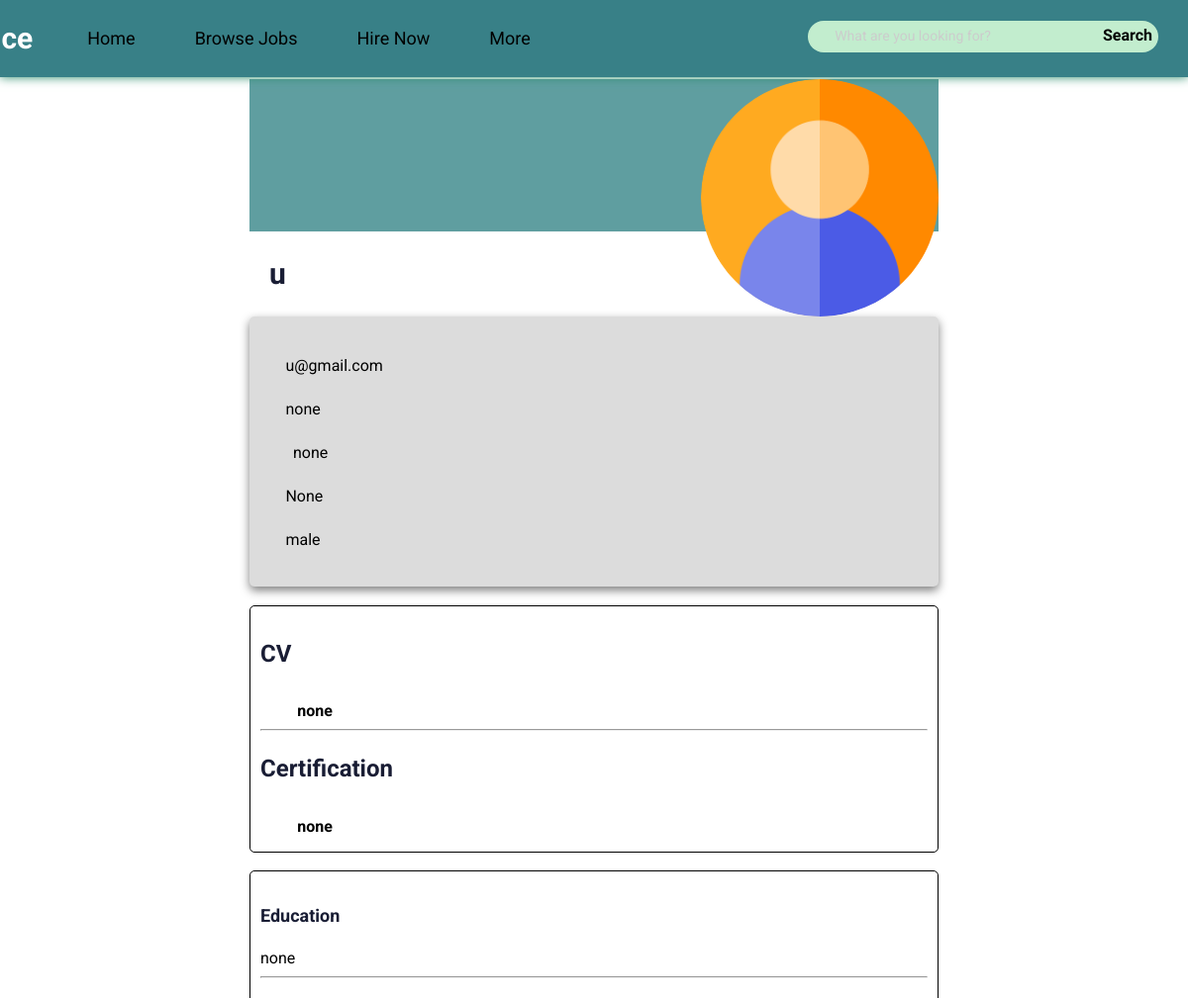
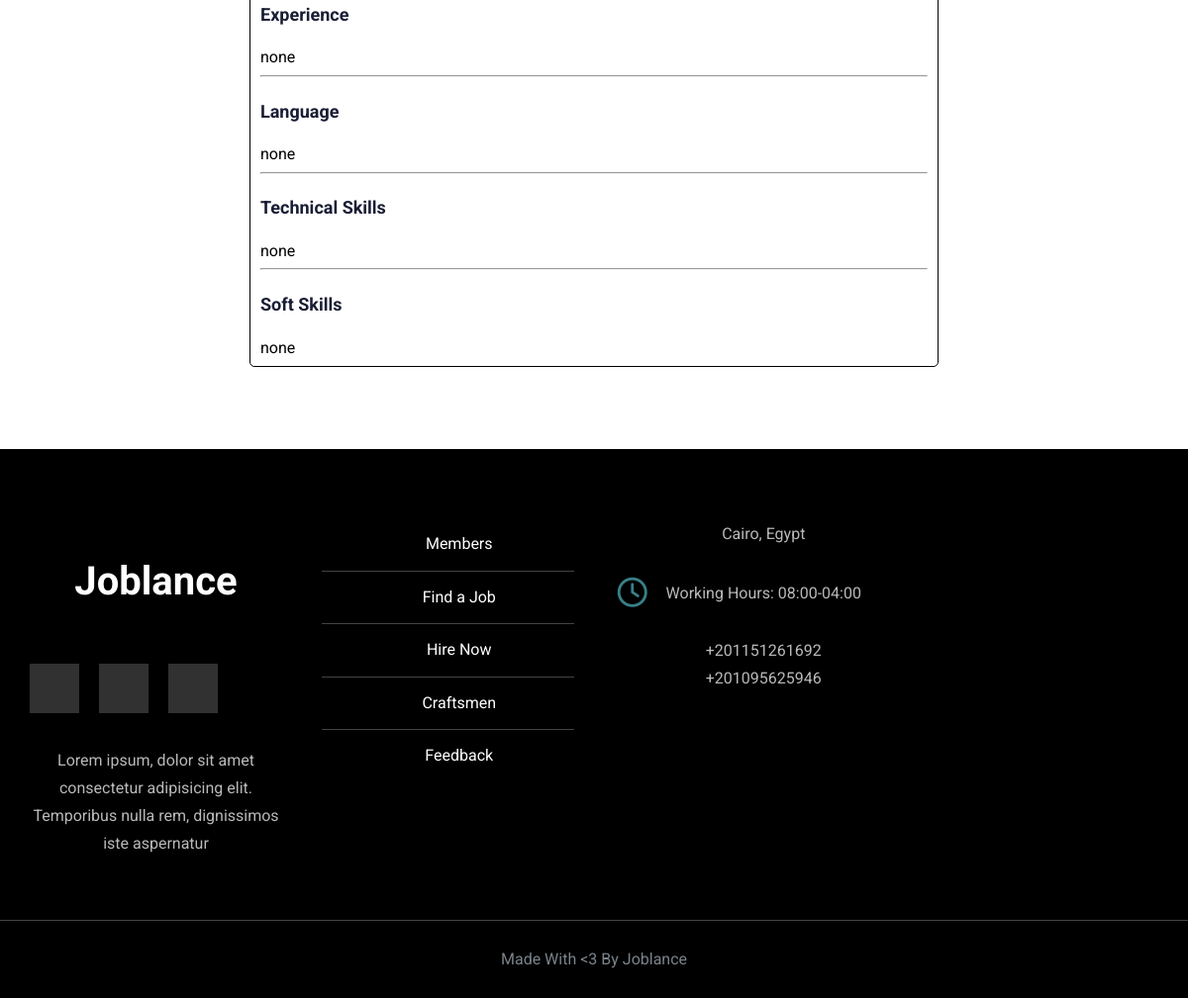
Screenshot of /profile/14 with the database file from the repository (2 pictures, top to bottom).
### profiles/models.py (models this page shows, shortened)
class Profile(models.Model):
    image =models.ImageField(default='user.png', upload_to=image_upload )
    user =models.OneToOneField(User, on_delete=models.CASCADE)
    slug=models.SlugField(null=True ,blank=True)
    email=models.EmailField(max_length=30 , default='none')
    phone_number=models.CharField(max_length=15 ,default='none')
    city=models.CharField(max_length=30 ,default='none')
    gender=models.CharField(max_length=15 ,default='male')
    education=models.CharField(default='none',max_length=200)
    tecskill=models.CharField(default='none',max_length=200)
    softskill=models.CharField(default='none',max_length=200)
    language=models.CharField(default='none',max_length=200)
    experience=models.CharField(default='none',max_length=400)
    bio=models.TextField(default='none')
    dob=models.DateField(blank=True,null=True)
    cv=models.FileField(upload_to=user_directory_path ,max_length=40,default='none')
    file=models.FileField(upload_to=user_directory_path ,max_length=40,default='none')
    class Meta:
        ordering = ['-id']

### profiles/views.py (the view)
# urls.py: path('<int:id>', views.other, name='other'),
def other(request, id):
    profile = get_object_or_404(Profile, id=id)
    return render(request,'profiles/other.html',{'user' : profile})

### profiles/templates/profiles/other.html (shortened to what this page needs)
{% load static %}
{% block content %}
<!DOCTYPE html>
<html lang="en">
<head>
    <link rel="stylesheet" href="{% static 'css/mayarstyle.css' %}">
    <link href="https://stackpath.bootstrapcdn.com/font-awesome/4.7.0/css/font-awesome.min.css" rel="stylesheet">
    <link rel="stylesheet" href="{% static 'css/normalize.css' %}">
    <link rel="stylesheet" href="{% static 'css/morsy.css' %}">
    <link rel="stylesheet" href="{% static 'css/style.css'%}">
   <link rel="stylesheet" href="{% static 'css/morsy.min.css' %}">
        <link rel="stylesheet" href="{% static 'css/search.css' %}">
</head>
<body>
    <Header>
        <div class="container">
            <a href="{% url 'pages:index' %}" class="logo">
                <h2 style="color: #fff;">Joblance</h2>
            </a>
            <ul class="links">
                <li><a href="{% url 'pages:home' %}">Home</a></li>
                <li><a href="{% url 'jobs:job_list' %}">Browse Jobs</a></li>
                <li><a href="#others profile from ahmed sharaf">Hire Now</a></li>
                <li>
                    <a href="#" class="io">More</a>
                </li>
            </ul>
            <form>
                <i class="fa-sharp fa-solid fa-magnifying-glass"></i>
                <input type="Search" name="q" placeholder="What are you looking for?">
                <input type="submit" value="Search">
            </form>
        </div>
    </Header>
<section>
  <center >
    <div class="profile">
       <div class="card">
           <div class="image">
            <img src="{{user.image.url }}" alt="face">
           </div>
           <div class="content">
            <h2>{{user.user}}</h2>
            </div>
            <div class="main">
            <p style="color:black"><i class="fa fa-envelope ">
            </i>  {{user.user.email}}</p>
            <p style="color:black"><i class="fa fa-phone">
            </i>  {{user.phone_number}}</p>
            <p style="color:black"><i class="fas fa-map-marker-alt fa-fw" aria-hidden="true">
            </i>  {{user.city}}</p>
            <p style="color:black" ><i class="fa fa-calendar-o">
            </i>  {{user.dob}}</p>
            <p style="color:black"><i class="fa fa-user ">
            </i>  {{user.gender}}</p>
            </div>
           <br/>
           <div class="us" style="margin-top: 0px;
           padding-top: 0px;
           padding :10px;
           color: black;
           font-size: 1rem;
           border-radius: 5px;
           border: 1px solid black;
           height: 250px;
           text-align: left;
           display: block">
           <h3>CV</h3>
          <i class="fa fa-file-pdf-o" aria-hidden="true" style="font-size: 30px;" ></i> <strong style="padding-left: 10px;"><a href="{{ profile.cv.url }}" style="color: black;text-decoration:none;
          ">{{user.cv}}</a></strong>
              <hr>
           <h3>Certification</h3>
           <i class="fa fa-file-pdf-o" aria-hidden="true" style="font-size: 30px;"></i> <strong style="padding-left: 10px;"><a href="{{ profile.file.url }}" style="color: black;
           text-decoration:none;">{{user.file}}</a></strong>
           </div>
           <br/>
           <div class="infomayar" style="margin-top: 0px;
           padding-top: 0px;
           padding :10px;
           color: black;
           font-size: 1rem;
           border-radius: 5px;
           border: 1px solid black;
           height: 500px;
           text-align: left;
           display: block">
            <h4>Education</h4>
              {{user.education}}
            <hr>
            <h4>Experience</h4>
              {{user.experience}}
            <hr>
            <h4>Language</h4>
              {{user.language}}
            <hr>
            <h4>Technical Skills</h4>
              {{user.tecskill}}
              <hr>
              <h4>Soft Skills</h4>
              {{user.softskill}}
            </div>
        </div>
    </div>
</center>
</section>
<br/>
<br/>
<br/>
<br/>
<br>
<br>
<br>
<br>
<br>
<br>
<br>
<br>
<br>
<br>
<br>
<br>
<br>
<br>
<br>
<br>
<br>
<br>
<br>
<br>
<br>
<br>
<br>
<br>
<section style="margin-top: 250px;">
<footer>
    <div class="container">
        <div class="box">
           <h3 style="color: #fff;">Joblance</h3>
           <br>
           <ul class="social">
            <li>
                <a href="#" class="facebook">
                    <i class="fab fa-facebook-f"></i>
                </a>
            </li>
            <li>
                <a href="#" class="twitter">
                    <i class="fab fa-twitter"></i>
                </a>
            </li>
            <li>
                <a href="#" class="youtube">
                    <i class="fab fa-youtube"></i>
                </a>
            </li>
           </ul>
           <br>
            <p class="text">
                Lorem ipsum, dolor sit amet consectetur adipisicing elit. Temporibus nulla rem, dignissimos iste aspernatur
            </p>
        </div>
        <div class="box">
            <ul class="links">
                <li>
                    <a href="{% url 'features:members' %}">Members</a>
                </li>
                <li>
                    <a href="{% url 'jobs:job_list' %}">Find a Job</a>
                </li>
                <li>
                    <a href="#others profile from ahmed sharaf">Hire Now</a>
                </li>
                <li>
                    <a href="{% url 'features:craftsmen' %}">Craftsmen</a>
                </li>
                <li>
                    <a href="{% url 'pages:feedback' %}">Feedback</a>
                </li>
            </ul>
        </div>
        <div class="box">
            <div class="line">
                <i class="fas fa-map-marker-alt fa-fw"></i>
                <div class="info">
                Cairo, Egypt
                </div>
            </div>
            <div class="line">
                    <i class="far fa-clock fa-fw"></i>
                    <div class="info">
                        Working Hours: 08:00-04:00
                    </div>
            </div>
            <div class="line">
                <i class="fas fa-phone-volume fa-fw"></i>
                <div class="info">
                    +201151261692
                    +201095625946
                </div>
            </div>
        </div>
    </div>
    <p class="copyright">Made With &lt;3 By Joblance</p>
</footer>
</section>
</body>
</html>
{% endblock content %}

### static/css/mayarstyle.css (style rules this page uses)
body { text-align: center; font-family: sans-serif; color:white; margin: 0px; }
.profile { margin-top: 0; display: block; justify-content: center; flex-direction: row; }
img { height: 15em; width: 15em; border-radius: 50%; border: 1px solid black; position: relative; }
.card { border: solid 2px; width: 700px; height: 620px; }
.image { background:cadetblue; text-align: right; height: 25%; }
.content { background: white; display: flex; flex-direction: column; margin-top: 0; text-align:left; margin-left: 20px; font-size: 25px; }
.main { padding: 20px; color: black; box-shadow: 0 4px 10px 0 rgba(0, 0, 0, 0.5); border-radius: 5px; background-color:gainsboro; text-align: left; }
h2 { color: black; }
.infomayar { margin-top: 10px; padding: 20px; color: black; font-size: 3rem; border-radius: 5px; border: 1px solid black; height: 80px; display: block; }
p { color: black; }

### static/css/search.css (style rules this page uses)
.container form { margin: 0px 0px 5px 250px; background-color: #C2EDCE; border-radius: 150px; padding: 3px; width: 70%; display: flex; align-items: center; }
.container form i { padding: 5px; color: var(--gray-color); }
.container form input[type="search"] { flex: 1; min-width: 0; background-color: #C2EDCE; border: none; outline: none; }
.container form input[type="submit"] { background-color: var(--secondary-color); border-radius: 150px; padding: 3px; font-weight: 700; border: none; }

### rows the page displays
Profile: image (placeholder picture), user "u", user.email "u@gmail.com", phone_number "none", city "none", dob "None", gender "male", cv "none", file "none", education "none", experience "none", language "none", tecskill "none", softskill "none"
